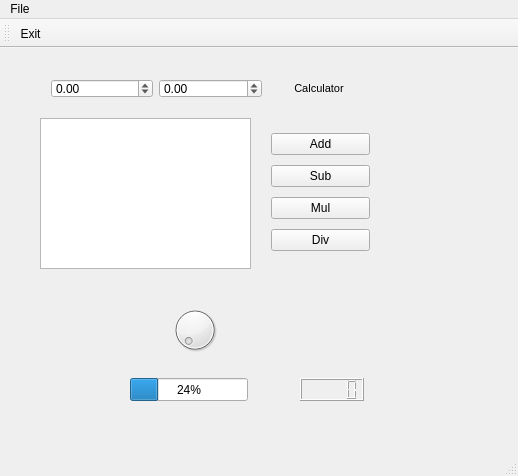
<?xml version="1.0" encoding="UTF-8"?>
<ui version="4.0">
 <class>MainWindow</class>
 <widget class="QMainWindow" name="MainWindow">
  <property name="geometry">
   <rect>
    <x>0</x>
    <y>0</y>
    <width>518</width>
    <height>476</height>
   </rect>
  </property>
  <property name="windowTitle">
   <string>myCalculator</string>
  </property>
  <widget class="QWidget" name="centralWidget">
   <widget class="QWidget" name="verticalLayoutWidget">
    <property name="geometry">
     <rect>
      <x>260</x>
      <y>70</y>
      <width>121</width>
      <height>149</height>
     </rect>
    </property>
    <layout class="QVBoxLayout" name="verticalLayout">
     <item>
      <widget class="QPushButton" name="pushButtonAdd">
       <property name="text">
        <string>Add</string>
       </property>
      </widget>
     </item>
     <item>
      <widget class="QPushButton" name="pushButtonSub">
       <property name="text">
        <string>Sub</string>
       </property>
      </widget>
     </item>
     <item>
      <widget class="QPushButton" name="pushButtonMul">
       <property name="text">
        <string>Mul</string>
       </property>
      </widget>
     </item>
     <item>
      <widget class="QPushButton" name="pushButtonDiv">
       <property name="text">
        <string>Div</string>
       </property>
      </widget>
     </item>
    </layout>
   </widget>
   <widget class="QWidget" name="horizontalLayoutWidget">
    <property name="geometry">
     <rect>
      <x>40</x>
      <y>20</y>
      <width>341</width>
      <height>41</height>
     </rect>
    </property>
    <layout class="QHBoxLayout" name="horizontalLayout">
     <item>
      <widget class="QDoubleSpinBox" name="a">
       <property name="minimum">
        <double>-9999.000000000000000</double>
       </property>
       <property name="maximum">
        <double>9999.000000000000000</double>
       </property>
      </widget>
     </item>
     <item>
      <widget class="QDoubleSpinBox" name="b">
       <property name="minimum">
        <double>-9999.000000000000000</double>
       </property>
       <property name="maximum">
        <double>9999.000000000000000</double>
       </property>
      </widget>
     </item>
     <item>
      <widget class="QLabel" name="label">
       <property name="font">
        <font>
         <pointsize>8</pointsize>
        </font>
       </property>
       <property name="text">
        <string>Calculator</string>
       </property>
       <property name="scaledContents">
        <bool>true</bool>
       </property>
       <property name="alignment">
        <set>Qt::AlignCenter</set>
       </property>
      </widget>
     </item>
    </layout>
   </widget>
   <widget class="QTextBrowser" name="textBrowser">
    <property name="geometry">
     <rect>
      <x>40</x>
      <y>70</y>
      <width>211</width>
      <height>151</height>
     </rect>
    </property>
   </widget>
   <widget class="QDial" name="dial">
    <property name="geometry">
     <rect>
      <x>170</x>
      <y>250</y>
      <width>50</width>
      <height>64</height>
     </rect>
    </property>
   </widget>
   <widget class="QProgressBar" name="progressBar">
    <property name="geometry">
     <rect>
      <x>130</x>
      <y>330</y>
      <width>118</width>
      <height>23</height>
     </rect>
    </property>
    <property name="value">
     <number>24</number>
    </property>
   </widget>
   <widget class="QLCDNumber" name="lcdNumber">
    <property name="geometry">
     <rect>
      <x>300</x>
      <y>330</y>
      <width>64</width>
      <height>23</height>
     </rect>
    </property>
   </widget>
  </widget>
  <widget class="QMenuBar" name="menuBar">
   <property name="geometry">
    <rect>
     <x>0</x>
     <y>0</y>
     <width>518</width>
     <height>22</height>
    </rect>
   </property>
   <widget class="QMenu" name="menuFile">
    <property name="title">
     <string>File</string>
    </property>
    <addaction name="actionExit"/>
   </widget>
   <addaction name="menuFile"/>
  </widget>
  <widget class="QToolBar" name="mainToolBar">
   <attribute name="toolBarArea">
    <enum>TopToolBarArea</enum>
   </attribute>
   <attribute name="toolBarBreak">
    <bool>false</bool>
   </attribute>
   <addaction name="actionExit"/>
  </widget>
  <widget class="QStatusBar" name="statusBar"/>
  <action name="actionExit">
   <property name="icon">
    <iconset resource="myres.qrc">
     <normaloff>:/exit.jpg</normaloff>:/exit.jpg</iconset>
   </property>
   <property name="text">
    <string>Exit</string>
   </property>
  </action>
 </widget>
 <layoutdefault spacing="6" margin="11"/>
 <resources>
  <include location="myres.qrc"/>
 </resources>
 <connections/>
</ui>
